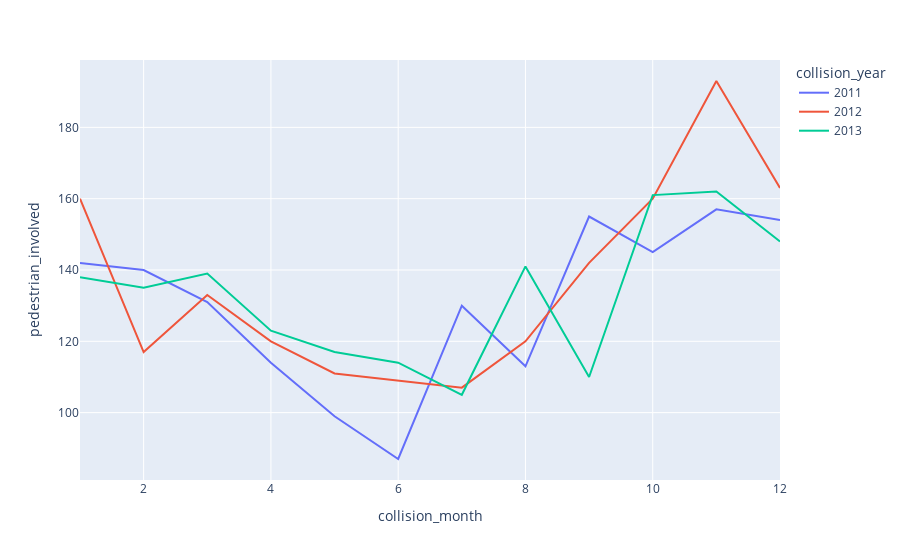

Notebook code for this chart:
### Code cell
# TRUCK -- SEVER INJURY
# fig = px.line(severe_injury_data, x='collision_month', y='truck_involved', color='collision_year')
# fig.show()

# MOTORCYCLE -- SEVER INJURY
# fig = px.line(severe_injury_data, x='collision_month', y='motorcycle_involved', color='collision_year')
# fig.show()

# BYCYCLE -- SEVER INJURY
# fig = px.line(severe_injury_data, x='collision_month', y='bicycle_involved', color='collision_year')
# fig.show()

# PEDESTRIAN -- SEVER INJURY
fig = px.line(severe_injury_data, x='collision_month', y='pedestrian_involved', color='collision_year')
fig.show();

### Figure 1 — Plotly figure (JSON) as saved in the notebook; plotly's stock layout.template omitted (floating-point values rounded to 4 significant figures)
{"data": [{"hovertemplate": "collision_year=2011<br>collision_month=%{x}<br>pedestrian_involved=%{y}<extra></extra>", "legendgroup": "2011", "line": {"color": "#636efa", "dash": "solid"}, "marker": {"symbol": "circle"}, "mode": "lines", "name": "2011", "orientation": "v", "showlegend": true, "type": "scatter", "x": [1, 2, 3, 4, 5, 6, 7, 8, 9, 10, 11, 12], "xaxis": "x", "y": [142, 140, 131, 114, 99, 87, 130, 113, 155, 145, 157, 154], "yaxis": "y"}, {"hovertemplate": "collision_year=2012<br>collision_month=%{x}<br>pedestrian_involved=%{y}<extra></extra>", "legendgroup": "2012", "line": {"color": "#EF553B", "dash": "solid"}, "marker": {"symbol": "circle"}, "mode": "lines", "name": "2012", "orientation": "v", "showlegend": true, "type": "scatter", "x": [1, 2, 3, 4, 5, 6, 7, 8, 9, 10, 11, 12], "xaxis": "x", "y": [160, 117, 133, 120, 111, 109, 107, 120, 142, 160, 193, 163], "yaxis": "y"}, {"hovertemplate": "collision_year=2013<br>collision_month=%{x}<br>pedestrian_involved=%{y}<extra></extra>", "legendgroup": "2013", "line": {"color": "#00cc96", "dash": "solid"}, "marker": {"symbol": "circle"}, "mode": "lines", "name": "2013", "orientation": "v", "showlegend": true, "type": "scatter", "x": [1, 2, 3, 4, 5, 6, 7, 8, 9, 10, 11, 12], "xaxis": "x", "y": [138, 135, 139, 123, 117, 114, 105, 141, 110, 161, 162, 148], "yaxis": "y"}], "layout": {"legend": {"title": {"text": "collision_year"}, "tracegroupgap": 0}, "margin": {"t": 60}, "xaxis": {"anchor": "y", "domain": [0, 1], "title": {"text": "collision_month"}}, "yaxis": {"anchor": "x", "domain": [0, 1], "title": {"text": "pedestrian_involved"}}}}
